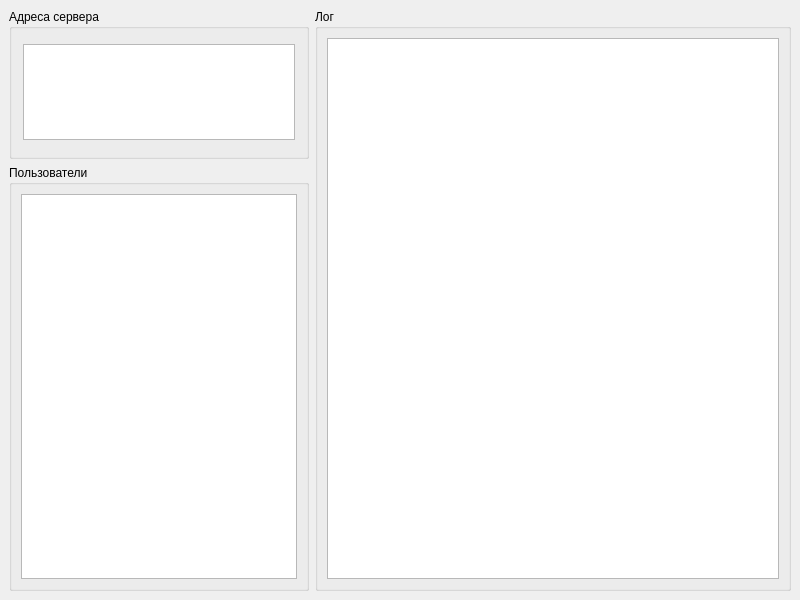
<?xml version="1.0" encoding="UTF-8"?>
<ui version="4.0">
 <class>ServerWindow</class>
 <widget class="QMainWindow" name="ServerWindow">
  <property name="geometry">
   <rect>
    <x>0</x>
    <y>0</y>
    <width>800</width>
    <height>600</height>
   </rect>
  </property>
  <property name="minimumSize">
   <size>
    <width>800</width>
    <height>600</height>
   </size>
  </property>
  <property name="windowTitle">
   <string>LANChatServer</string>
  </property>
  <widget class="QWidget" name="centralwidget">
   <layout class="QGridLayout" name="serverWindowGridLayout">
    <item row="0" column="0">
     <widget class="QGroupBox" name="addressesGroupBox">
      <property name="minimumSize">
       <size>
        <width>300</width>
        <height>150</height>
       </size>
      </property>
      <property name="maximumSize">
       <size>
        <width>300</width>
        <height>150</height>
       </size>
      </property>
      <property name="title">
       <string>Адреса сервера</string>
      </property>
      <layout class="QGridLayout" name="addressesGridLayout">
       <item row="0" column="0">
        <widget class="QListWidget" name="addressesListWidget">
         <property name="minimumSize">
          <size>
           <width>272</width>
           <height>96</height>
          </size>
         </property>
         <property name="maximumSize">
          <size>
           <width>272</width>
           <height>96</height>
          </size>
         </property>
        </widget>
       </item>
      </layout>
     </widget>
    </item>
    <item row="0" column="1" rowspan="2">
     <widget class="QGroupBox" name="logGroupBox">
      <property name="minimumSize">
       <size>
        <width>471</width>
        <height>581</height>
       </size>
      </property>
      <property name="title">
       <string>Лог</string>
      </property>
      <layout class="QGridLayout" name="chatGridLayout">
       <item row="0" column="0">
        <widget class="QPlainTextEdit" name="logPlainTextEdit">
         <property name="minimumSize">
          <size>
           <width>445</width>
           <height>528</height>
          </size>
         </property>
         <property name="horizontalScrollBarPolicy">
          <enum>Qt::ScrollBarAlwaysOff</enum>
         </property>
         <property name="readOnly">
          <bool>true</bool>
         </property>
        </widget>
       </item>
      </layout>
     </widget>
    </item>
    <item row="1" column="0">
     <widget class="QGroupBox" name="usersGroupBox">
      <property name="minimumSize">
       <size>
        <width>300</width>
        <height>425</height>
       </size>
      </property>
      <property name="maximumSize">
       <size>
        <width>300</width>
        <height>16777215</height>
       </size>
      </property>
      <property name="title">
       <string>Пользователи</string>
      </property>
      <layout class="QGridLayout" name="usersGridLayout">
       <item row="0" column="0">
        <widget class="QListWidget" name="usersListWidget">
         <property name="minimumSize">
          <size>
           <width>272</width>
           <height>371</height>
          </size>
         </property>
         <property name="maximumSize">
          <size>
           <width>16777215</width>
           <height>16777215</height>
          </size>
         </property>
        </widget>
       </item>
      </layout>
     </widget>
    </item>
   </layout>
  </widget>
 </widget>
 <resources/>
 <connections/>
</ui>
